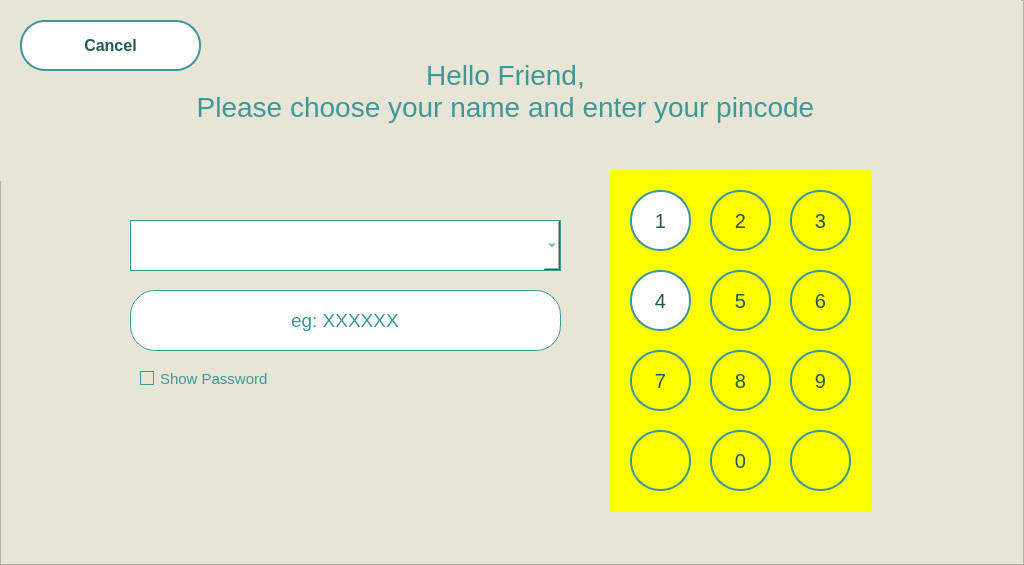
<?xml version="1.0" encoding="UTF-8"?>
<ui version="4.0">
 <class>MainWindow</class>
 <widget class="QMainWindow" name="MainWindow">
  <property name="geometry">
   <rect>
    <x>0</x>
    <y>0</y>
    <width>1024</width>
    <height>565</height>
   </rect>
  </property>
  <property name="windowTitle">
   <string>MainWindow</string>
  </property>
  <property name="styleSheet">
   <string notr="true"/>
  </property>
  <widget class="QWidget" name="centralwidget">
   <widget class="QFrame" name="frame">
    <property name="geometry">
     <rect>
      <x>0</x>
      <y>0</y>
      <width>1024</width>
      <height>565</height>
     </rect>
    </property>
    <property name="styleSheet">
     <string notr="true">background-color: rgb(231, 229, 213);
background-image: url(:/images/background.jpg);
background-position: center;

</string>
    </property>
    <property name="frameShape">
     <enum>QFrame::StyledPanel</enum>
    </property>
    <property name="frameShadow">
     <enum>QFrame::Raised</enum>
    </property>
    <widget class="QLineEdit" name="TokenID_3">
     <property name="geometry">
      <rect>
       <x>130</x>
       <y>290</y>
       <width>431</width>
       <height>61</height>
      </rect>
     </property>
     <property name="font">
      <font>
       <family>Segoe UI</family>
       <pointsize>14</pointsize>
      </font>
     </property>
     <property name="styleSheet">
      <string notr="true">background: transparents;
color: #3D989A;
background-color: rgb(255, 255, 255);
border: 1px solid #3D989A;
border-radius: 25px;
</string>
     </property>
     <property name="text">
      <string>eg: XXXXXX</string>
     </property>
     <property name="alignment">
      <set>Qt::AlignCenter</set>
     </property>
     <property name="placeholderText">
      <string>Token ID</string>
     </property>
    </widget>
    <widget class="QComboBox" name="comboBox">
     <property name="geometry">
      <rect>
       <x>130</x>
       <y>220</y>
       <width>431</width>
       <height>51</height>
      </rect>
     </property>
     <property name="font">
      <font>
       <family>Segoe UI</family>
       <pointsize>15</pointsize>
      </font>
     </property>
     <property name="styleSheet">
      <string notr="true">background: transparents;
color: #3D989A;
background-color: rgb(255, 255, 255);
border: 1px solid #3D989A;
</string>
     </property>
     <property name="editable">
      <bool>false</bool>
     </property>
    </widget>
    <widget class="QWidget" name="KeyboardContainer_3" native="true">
     <property name="geometry">
      <rect>
       <x>610</x>
       <y>170</y>
       <width>261</width>
       <height>341</height>
      </rect>
     </property>
     <property name="styleSheet">
      <string notr="true">baclground: transparents;
background-color: yellow;
</string>
     </property>
     <widget class="QPushButton" name="seven_2">
      <property name="geometry">
       <rect>
        <x>20</x>
        <y>20</y>
        <width>61</width>
        <height>61</height>
       </rect>
      </property>
      <property name="font">
       <font>
        <family>Segoe UI</family>
        <pointsize>15</pointsize>
       </font>
      </property>
      <property name="cursor">
       <cursorShape>PointingHandCursor</cursorShape>
      </property>
      <property name="styleSheet">
       <string notr="true">QPushButton {
	background: transparent;
	background-color: white;
    border-radius: 30px;
    color: #23585A;
    border: 2px solid rgb(61, 152, 154);
}

QPushButton:hover {
    background-color: rgb(61, 152, 154);
}</string>
      </property>
      <property name="text">
       <string>1</string>
      </property>
     </widget>
     <widget class="QPushButton" name="seven_3">
      <property name="geometry">
       <rect>
        <x>100</x>
        <y>20</y>
        <width>61</width>
        <height>61</height>
       </rect>
      </property>
      <property name="font">
       <font>
        <family>Segoe UI</family>
        <pointsize>15</pointsize>
       </font>
      </property>
      <property name="cursor">
       <cursorShape>PointingHandCursor</cursorShape>
      </property>
      <property name="styleSheet">
       <string notr="true">QPushButton {
	background: transparent;
    border-radius: 30px;
    color: #23585A;
    border: 2px solid rgb(61, 152, 154);
}

QPushButton:hover {
    background-color: rgb(61, 152, 154);
}</string>
      </property>
      <property name="text">
       <string>2</string>
      </property>
     </widget>
     <widget class="QPushButton" name="seven_4">
      <property name="geometry">
       <rect>
        <x>180</x>
        <y>20</y>
        <width>61</width>
        <height>61</height>
       </rect>
      </property>
      <property name="font">
       <font>
        <family>Segoe UI</family>
        <pointsize>15</pointsize>
       </font>
      </property>
      <property name="cursor">
       <cursorShape>PointingHandCursor</cursorShape>
      </property>
      <property name="styleSheet">
       <string notr="true">QPushButton {
	background: transparent;
    border-radius: 30px;
    color: #23585A;
    border: 2px solid rgb(61, 152, 154);
}

QPushButton:hover {
    background-color: rgb(61, 152, 154);
}</string>
      </property>
      <property name="text">
       <string>3</string>
      </property>
     </widget>
     <widget class="QPushButton" name="seven_5">
      <property name="geometry">
       <rect>
        <x>100</x>
        <y>100</y>
        <width>61</width>
        <height>61</height>
       </rect>
      </property>
      <property name="font">
       <font>
        <family>Segoe UI</family>
        <pointsize>15</pointsize>
       </font>
      </property>
      <property name="cursor">
       <cursorShape>PointingHandCursor</cursorShape>
      </property>
      <property name="styleSheet">
       <string notr="true">QPushButton {
	background: transparent;
    border-radius: 30px;
    color: #23585A;
    border: 2px solid rgb(61, 152, 154);
}

QPushButton:hover {
    background-color: rgb(61, 152, 154);
}</string>
      </property>
      <property name="text">
       <string>5</string>
      </property>
     </widget>
     <widget class="QPushButton" name="seven_6">
      <property name="geometry">
       <rect>
        <x>20</x>
        <y>100</y>
        <width>61</width>
        <height>61</height>
       </rect>
      </property>
      <property name="font">
       <font>
        <family>Segoe UI</family>
        <pointsize>15</pointsize>
       </font>
      </property>
      <property name="cursor">
       <cursorShape>PointingHandCursor</cursorShape>
      </property>
      <property name="styleSheet">
       <string notr="true">QPushButton {
	background: transparent;
    border-radius: 30px;
    color: #23585A;
    border: 2px solid rgb(61, 152, 154);
	background-color:white;
}

QPushButton:hover {
    background-color: rgb(61, 152, 154);
}</string>
      </property>
      <property name="text">
       <string>4</string>
      </property>
     </widget>
     <widget class="QPushButton" name="seven_7">
      <property name="geometry">
       <rect>
        <x>180</x>
        <y>100</y>
        <width>61</width>
        <height>61</height>
       </rect>
      </property>
      <property name="font">
       <font>
        <family>Segoe UI</family>
        <pointsize>15</pointsize>
       </font>
      </property>
      <property name="cursor">
       <cursorShape>PointingHandCursor</cursorShape>
      </property>
      <property name="styleSheet">
       <string notr="true">QPushButton {
	background: transparent;
    border-radius: 30px;
    color: #23585A;
    border: 2px solid rgb(61, 152, 154);
}

QPushButton:hover {
    background-color: rgb(61, 152, 154);
}</string>
      </property>
      <property name="text">
       <string>6</string>
      </property>
     </widget>
     <widget class="QPushButton" name="seven_8">
      <property name="geometry">
       <rect>
        <x>180</x>
        <y>180</y>
        <width>61</width>
        <height>61</height>
       </rect>
      </property>
      <property name="font">
       <font>
        <family>Segoe UI</family>
        <pointsize>15</pointsize>
       </font>
      </property>
      <property name="cursor">
       <cursorShape>PointingHandCursor</cursorShape>
      </property>
      <property name="styleSheet">
       <string notr="true">QPushButton {
	background: transparent;
    border-radius: 30px;
    color: #23585A;
    border: 2px solid rgb(61, 152, 154);
}

QPushButton:hover {
    background-color: rgb(61, 152, 154);
}</string>
      </property>
      <property name="text">
       <string>9</string>
      </property>
     </widget>
     <widget class="QPushButton" name="seven_9">
      <property name="geometry">
       <rect>
        <x>20</x>
        <y>180</y>
        <width>61</width>
        <height>61</height>
       </rect>
      </property>
      <property name="font">
       <font>
        <family>Segoe UI</family>
        <pointsize>15</pointsize>
       </font>
      </property>
      <property name="cursor">
       <cursorShape>PointingHandCursor</cursorShape>
      </property>
      <property name="styleSheet">
       <string notr="true">QPushButton {
	background: transparent;
    border-radius: 30px;
    color: #23585A;
    border: 2px solid rgb(61, 152, 154);
}

QPushButton:hover {
    background-color: rgb(61, 152, 154);
}</string>
      </property>
      <property name="text">
       <string>7</string>
      </property>
     </widget>
     <widget class="QPushButton" name="seven_10">
      <property name="geometry">
       <rect>
        <x>100</x>
        <y>180</y>
        <width>61</width>
        <height>61</height>
       </rect>
      </property>
      <property name="font">
       <font>
        <family>Segoe UI</family>
        <pointsize>15</pointsize>
       </font>
      </property>
      <property name="cursor">
       <cursorShape>PointingHandCursor</cursorShape>
      </property>
      <property name="styleSheet">
       <string notr="true">QPushButton {
	background: transparent;
    border-radius: 30px;
    color: #23585A;
    border: 2px solid rgb(61, 152, 154);
}

QPushButton:hover {
    background-color: rgb(61, 152, 154);
}</string>
      </property>
      <property name="text">
       <string>8</string>
      </property>
     </widget>
     <widget class="QPushButton" name="seven_11">
      <property name="geometry">
       <rect>
        <x>180</x>
        <y>260</y>
        <width>61</width>
        <height>61</height>
       </rect>
      </property>
      <property name="font">
       <font>
        <family>Segoe UI</family>
        <pointsize>15</pointsize>
       </font>
      </property>
      <property name="cursor">
       <cursorShape>ClosedHandCursor</cursorShape>
      </property>
      <property name="styleSheet">
       <string notr="true">QPushButton {
	background: transparent;
    border-radius: 30px;
    color: #23585A;
    border: 2px solid rgb(61, 152, 154);
}

QPushButton:hover {
    background-color: rgb(61, 152, 154);
}</string>
      </property>
      <property name="text">
       <string/>
      </property>
      <property name="icon">
       <iconset>
        <normaloff>../Images/check.png</normaloff>../Images/check.png</iconset>
      </property>
      <property name="iconSize">
       <size>
        <width>20</width>
        <height>20</height>
       </size>
      </property>
     </widget>
     <widget class="QPushButton" name="seven_12">
      <property name="geometry">
       <rect>
        <x>20</x>
        <y>260</y>
        <width>61</width>
        <height>61</height>
       </rect>
      </property>
      <property name="font">
       <font>
        <family>Segoe UI</family>
        <pointsize>15</pointsize>
       </font>
      </property>
      <property name="cursor">
       <cursorShape>PointingHandCursor</cursorShape>
      </property>
      <property name="styleSheet">
       <string notr="true">QPushButton {
	background: transparent;
    border-radius: 30px;
    color: #23585A;
    border: 2px solid rgb(61, 152, 154);
}

QPushButton:hover {
    background-color: rgb(61, 152, 154);
}</string>
      </property>
      <property name="text">
       <string/>
      </property>
      <property name="icon">
       <iconset>
        <normaloff>../Images/backspace.png</normaloff>../Images/backspace.png</iconset>
      </property>
      <property name="iconSize">
       <size>
        <width>24</width>
        <height>24</height>
       </size>
      </property>
      <property name="flat">
       <bool>false</bool>
      </property>
     </widget>
     <widget class="QPushButton" name="seven_13">
      <property name="geometry">
       <rect>
        <x>100</x>
        <y>260</y>
        <width>61</width>
        <height>61</height>
       </rect>
      </property>
      <property name="font">
       <font>
        <family>Segoe UI</family>
        <pointsize>15</pointsize>
       </font>
      </property>
      <property name="cursor">
       <cursorShape>PointingHandCursor</cursorShape>
      </property>
      <property name="styleSheet">
       <string notr="true">QPushButton {
	background: transparent;
    border-radius: 30px;
    color: #23585A;
    border: 2px solid rgb(61, 152, 154);
}

QPushButton:hover {
    background-color: rgb(61, 152, 154);
}</string>
      </property>
      <property name="text">
       <string>0</string>
      </property>
     </widget>
    </widget>
    <widget class="QPushButton" name="Cancel_2">
     <property name="geometry">
      <rect>
       <x>20</x>
       <y>20</y>
       <width>181</width>
       <height>51</height>
      </rect>
     </property>
     <property name="font">
      <font>
       <family>Segoe UI</family>
       <pointsize>12</pointsize>
       <weight>75</weight>
       <bold>true</bold>
      </font>
     </property>
     <property name="styleSheet">
      <string notr="true">QPushButton {
	background: transparent;
	background-color: white;
    border-radius: 25px;
    color: #23585A;
    border: 2px solid rgb(61, 152, 154);
}

QPushButton:hover {
    background-color: rgb(61, 152, 154);
}</string>
     </property>
     <property name="text">
      <string>Cancel</string>
     </property>
    </widget>
    <widget class="QLabel" name="greetings">
     <property name="geometry">
      <rect>
       <x>-10</x>
       <y>0</y>
       <width>1031</width>
       <height>181</height>
      </rect>
     </property>
     <property name="font">
      <font>
       <family>Segoe UI</family>
       <pointsize>21</pointsize>
       <weight>50</weight>
       <bold>false</bold>
      </font>
     </property>
     <property name="styleSheet">
      <string notr="true">color: #3D989A</string>
     </property>
     <property name="text">
      <string>Hello Friend,
Please choose your name and enter your pincode</string>
     </property>
     <property name="alignment">
      <set>Qt::AlignCenter</set>
     </property>
     <property name="margin">
      <number>0</number>
     </property>
    </widget>
    <widget class="QCheckBox" name="checkBox">
     <property name="geometry">
      <rect>
       <x>140</x>
       <y>370</y>
       <width>131</width>
       <height>17</height>
      </rect>
     </property>
     <property name="font">
      <font>
       <family>Segoe UI</family>
       <pointsize>11</pointsize>
      </font>
     </property>
     <property name="styleSheet">
      <string notr="true">    QCheckBox {
                                                    color: #3D989A;
                                                }
                                                QCheckBox::indicator:checked {
                                                    background-color: #3D989A;
                                                    border: 1px solid #3D989A;
                                                }
                                                QCheckBox::indicator:unchecked {
                                                    background-color: transparent;
                                                    border: 1px solid #3D989A;
                                                }</string>
     </property>
     <property name="text">
      <string>Show Password</string>
     </property>
    </widget>
    <zorder>greetings</zorder>
    <zorder>TokenID_3</zorder>
    <zorder>comboBox</zorder>
    <zorder>KeyboardContainer_3</zorder>
    <zorder>Cancel_2</zorder>
    <zorder>checkBox</zorder>
   </widget>
  </widget>
 </widget>
 <resources>
  <include location="background.qrc"/>
 </resources>
 <connections/>
</ui>
